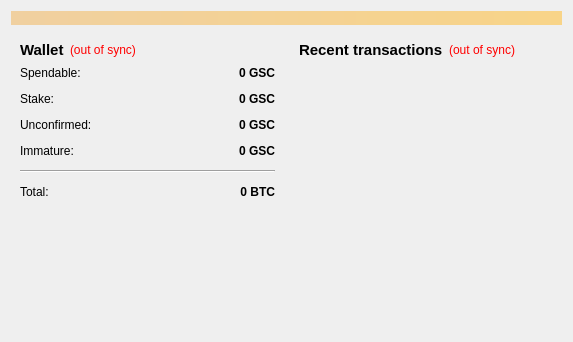
<?xml version="1.0" encoding="UTF-8"?>
<ui version="4.0">
 <class>OverviewPage</class>
 <widget class="QWidget" name="OverviewPage">
  <property name="geometry">
   <rect>
    <x>0</x>
    <y>0</y>
    <width>573</width>
    <height>342</height>
   </rect>
  </property>
  <property name="windowTitle">
   <string>Form</string>
  </property>
  <layout class="QVBoxLayout" name="topLayout">
   <item>
    <widget class="QLabel" name="labelAlerts">
     <property name="visible">
      <bool>false</bool>
     </property>
     <property name="styleSheet">
      <string notr="true">background-color: qlineargradient(x1: 0, y1: 0, x2: 1, y2: 0, stop:0 #F0D0A0, stop:1 #F8D488);  color:#000000
</string>
     </property>
     <property name="wordWrap">
      <bool>true</bool>
     </property>
     <property name="margin">
      <number>3</number>
     </property>
    </widget>
   </item>
   <item>
    <layout class="QHBoxLayout" name="horizontalLayout" stretch="1,1">
     <item>
      <layout class="QVBoxLayout" name="verticalLayout_2">
       <item>
        <widget class="QWidget" name="widget" native="true">
         <layout class="QVBoxLayout" name="verticalLayout_4">
          <item>
           <layout class="QHBoxLayout" name="horizontalLayout_4">
            <item>
             <widget class="QLabel" name="label_5">
              <property name="font">
               <font>
                <pointsize>11</pointsize>
                <weight>75</weight>
                <bold>true</bold>
               </font>
              </property>
              <property name="text">
               <string>Wallet</string>
              </property>
             </widget>
            </item>
            <item>
             <widget class="QLabel" name="labelWalletStatus">
              <property name="toolTip">
               <string>The displayed information may be out of date. Your wallet automatically synchronizes with the GoldShieldChain network after a connection is established, but this process has not completed yet.</string>
              </property>
              <property name="styleSheet">
               <string notr="true">QLabel { color: red; }</string>
              </property>
              <property name="text">
               <string notr="true">(out of sync)</string>
              </property>
              <property name="alignment">
               <set>Qt::AlignLeading|Qt::AlignLeft|Qt::AlignVCenter</set>
              </property>
             </widget>
            </item>
            <item>
             <spacer name="horizontalSpacer_2">
              <property name="orientation">
               <enum>Qt::Horizontal</enum>
              </property>
              <property name="sizeHint" stdset="0">
               <size>
                <width>40</width>
                <height>20</height>
               </size>
              </property>
             </spacer>
            </item>
           </layout>
          </item>
          <item>
           <layout class="QFormLayout" name="formLayout_2">
            <property name="fieldGrowthPolicy">
             <enum>QFormLayout::AllNonFixedFieldsGrow</enum>
            </property>
            <property name="horizontalSpacing">
             <number>12</number>
            </property>
            <property name="verticalSpacing">
             <number>12</number>
            </property>
            <item row="0" column="0">
             <widget class="QLabel" name="label">
              <property name="text">
               <string>Spendable:</string>
              </property>
             </widget>
            </item>
            <item row="0" column="1">
             <widget class="QLabel" name="labelBalance">
              <property name="font">
               <font>
                <weight>75</weight>
                <bold>true</bold>
               </font>
              </property>
              <property name="cursor">
               <cursorShape>IBeamCursor</cursorShape>
              </property>
              <property name="toolTip">
               <string>Your current spendable balance</string>
              </property>
              <property name="text">
               <string notr="true">0 GSC</string>
              </property>
              <property name="alignment">
               <set>Qt::AlignRight|Qt::AlignTrailing|Qt::AlignVCenter</set>
              </property>
              <property name="textInteractionFlags">
               <set>Qt::LinksAccessibleByMouse|Qt::TextSelectableByKeyboard|Qt::TextSelectableByMouse</set>
              </property>
             </widget>
            </item>
            <item row="1" column="0">
             <widget class="QLabel" name="label_6">
              <property name="text">
               <string>Stake:</string>
              </property>
             </widget>
            </item>
            <item row="1" column="1">
             <widget class="QLabel" name="labelStake">
              <property name="font">
               <font>
                <weight>75</weight>
                <bold>true</bold>
               </font>
              </property>
              <property name="cursor">
               <cursorShape>IBeamCursor</cursorShape>
              </property>
              <property name="toolTip">
               <string>Total of coins that was staked, and do not yet count toward the current balance</string>
              </property>
              <property name="text">
               <string notr="true">0 GSC</string>
              </property>
              <property name="alignment">
               <set>Qt::AlignRight|Qt::AlignTrailing|Qt::AlignVCenter</set>
              </property>
              <property name="textInteractionFlags">
               <set>Qt::LinksAccessibleByMouse|Qt::TextSelectableByKeyboard|Qt::TextSelectableByMouse</set>
              </property>
             </widget>
            </item>
            <item row="2" column="0">
             <widget class="QLabel" name="label_3">
              <property name="text">
               <string>Unconfirmed:</string>
              </property>
             </widget>
            </item>
            <item row="2" column="1">
             <widget class="QLabel" name="labelUnconfirmed">
              <property name="font">
               <font>
                <weight>75</weight>
                <bold>true</bold>
               </font>
              </property>
              <property name="cursor">
               <cursorShape>IBeamCursor</cursorShape>
              </property>
              <property name="toolTip">
               <string>Total of transactions that have yet to be confirmed, and do not yet count toward the current balance</string>
              </property>
              <property name="text">
               <string notr="true">0 GSC</string>
              </property>
              <property name="alignment">
               <set>Qt::AlignRight|Qt::AlignTrailing|Qt::AlignVCenter</set>
              </property>
              <property name="textInteractionFlags">
               <set>Qt::LinksAccessibleByMouse|Qt::TextSelectableByKeyboard|Qt::TextSelectableByMouse</set>
              </property>
             </widget>
            </item>
            <item row="3" column="0">
             <widget class="QLabel" name="labelImmatureText">
              <property name="text">
               <string>Immature:</string>
              </property>
             </widget>
            </item>
            <item row="3" column="1">
             <widget class="QLabel" name="labelImmature">
              <property name="font">
               <font>
                <weight>75</weight>
                <bold>true</bold>
               </font>
              </property>
              <property name="toolTip">
               <string>Mined balance that has not yet matured</string>
              </property>
              <property name="text">
               <string notr="true">0 GSC</string>
              </property>
              <property name="alignment">
               <set>Qt::AlignRight|Qt::AlignTrailing|Qt::AlignVCenter</set>
              </property>
              <property name="textInteractionFlags">
               <set>Qt::LinksAccessibleByMouse|Qt::TextSelectableByKeyboard|Qt::TextSelectableByMouse</set>
              </property>
             </widget>
            </item>
            <item row="4" column="0" colspan="2">
             <widget class="Line" name="line">
              <property name="orientation">
               <enum>Qt::Horizontal</enum>
              </property>
             </widget>
            </item>
            <item row="5" column="0">
             <widget class="QLabel" name="labelTotalText">
              <property name="text">
               <string>Total:</string>
              </property>
             </widget>
            </item>
            <item row="5" column="1">
             <widget class="QLabel" name="labelTotal">
              <property name="font">
               <font>
                <weight>75</weight>
                <bold>true</bold>
               </font>
              </property>
              <property name="cursor">
               <cursorShape>IBeamCursor</cursorShape>
              </property>
              <property name="toolTip">
               <string>Your current total balance</string>
              </property>
              <property name="text">
               <string notr="true">0 BTC</string>
              </property>
              <property name="alignment">
               <set>Qt::AlignRight|Qt::AlignTrailing|Qt::AlignVCenter</set>
              </property>
              <property name="textInteractionFlags">
               <set>Qt::LinksAccessibleByMouse|Qt::TextSelectableByKeyboard|Qt::TextSelectableByMouse</set>
              </property>
             </widget>
            </item>
           </layout>
          </item>
         </layout>
        </widget>
       </item>
       <item>
        <spacer name="verticalSpacer">
         <property name="orientation">
          <enum>Qt::Vertical</enum>
         </property>
         <property name="sizeHint" stdset="0">
          <size>
           <width>20</width>
           <height>40</height>
          </size>
         </property>
        </spacer>
       </item>
      </layout>
     </item>
     <item>
      <layout class="QVBoxLayout" name="verticalLayout_3">
       <item>
        <widget class="QWidget" name="widget_2" native="true">
         <layout class="QVBoxLayout" name="verticalLayout">
          <item>
           <layout class="QHBoxLayout" name="horizontalLayout_2">
            <item>
             <widget class="QLabel" name="label_4">
              <property name="font">
               <font>
                <pointsize>11</pointsize>
                <weight>75</weight>
                <bold>true</bold>
               </font>
              </property>
              <property name="text">
               <string>&lt;b&gt;Recent transactions&lt;/b&gt;</string>
              </property>
             </widget>
            </item>
            <item>
             <widget class="QLabel" name="labelTransactionsStatus">
              <property name="toolTip">
               <string>The displayed information may be out of date. Your wallet automatically synchronizes with the GoldShieldChain network after a connection is established, but this process has not completed yet.</string>
              </property>
              <property name="styleSheet">
               <string notr="true">QLabel { color: red; }</string>
              </property>
              <property name="text">
               <string notr="true">(out of sync)</string>
              </property>
              <property name="alignment">
               <set>Qt::AlignRight|Qt::AlignTrailing|Qt::AlignVCenter</set>
              </property>
             </widget>
            </item>
            <item>
             <spacer name="horizontalSpacer">
              <property name="orientation">
               <enum>Qt::Horizontal</enum>
              </property>
              <property name="sizeHint" stdset="0">
               <size>
                <width>40</width>
                <height>20</height>
               </size>
              </property>
             </spacer>
            </item>
           </layout>
          </item>
          <item>
           <widget class="QListView" name="listTransactions">
            <property name="styleSheet">
             <string notr="true">QListView { background: transparent; }</string>
            </property>
            <property name="frameShape">
             <enum>QFrame::NoFrame</enum>
            </property>
            <property name="verticalScrollBarPolicy">
             <enum>Qt::ScrollBarAlwaysOff</enum>
            </property>
            <property name="horizontalScrollBarPolicy">
             <enum>Qt::ScrollBarAlwaysOff</enum>
            </property>
            <property name="selectionMode">
             <enum>QAbstractItemView::NoSelection</enum>
            </property>
           </widget>
          </item>
         </layout>
        </widget>
       </item>
      </layout>
     </item>
    </layout>
   </item>
  </layout>
 </widget>
 <resources/>
 <connections/>
</ui>
